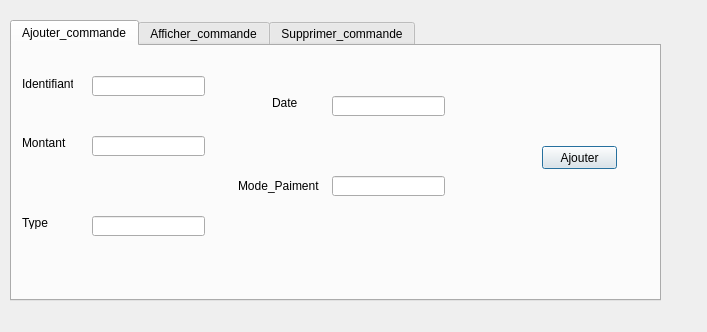
<?xml version="1.0" encoding="UTF-8"?>
<ui version="4.0">
 <class>Commande</class>
 <widget class="QDialog" name="Commande">
  <property name="geometry">
   <rect>
    <x>0</x>
    <y>0</y>
    <width>707</width>
    <height>332</height>
   </rect>
  </property>
  <property name="windowTitle">
   <string>Dialog</string>
  </property>
  <widget class="QTabWidget" name="tabWidget_2">
   <property name="geometry">
    <rect>
     <x>10</x>
     <y>20</y>
     <width>651</width>
     <height>281</height>
    </rect>
   </property>
   <property name="currentIndex">
    <number>0</number>
   </property>
   <widget class="QWidget" name="tab_4">
    <attribute name="title">
     <string>Ajouter_commande</string>
    </attribute>
    <widget class="QLabel" name="label_11">
     <property name="geometry">
      <rect>
       <x>10</x>
       <y>30</y>
       <width>51</width>
       <height>16</height>
      </rect>
     </property>
     <property name="text">
      <string>Identifiant</string>
     </property>
    </widget>
    <widget class="QLineEdit" name="mode_paiment">
     <property name="geometry">
      <rect>
       <x>320</x>
       <y>130</y>
       <width>113</width>
       <height>20</height>
      </rect>
     </property>
    </widget>
    <widget class="QLineEdit" name="id">
     <property name="geometry">
      <rect>
       <x>80</x>
       <y>30</y>
       <width>113</width>
       <height>20</height>
      </rect>
     </property>
    </widget>
    <widget class="QLineEdit" name="date">
     <property name="geometry">
      <rect>
       <x>320</x>
       <y>50</y>
       <width>113</width>
       <height>20</height>
      </rect>
     </property>
    </widget>
    <widget class="QLabel" name="label_12">
     <property name="geometry">
      <rect>
       <x>226</x>
       <y>130</y>
       <width>81</width>
       <height>20</height>
      </rect>
     </property>
     <property name="text">
      <string>Mode_Paiment</string>
     </property>
    </widget>
    <widget class="QLabel" name="label_13">
     <property name="geometry">
      <rect>
       <x>10</x>
       <y>90</y>
       <width>47</width>
       <height>13</height>
      </rect>
     </property>
     <property name="text">
      <string>Montant</string>
     </property>
    </widget>
    <widget class="QLabel" name="label_14">
     <property name="geometry">
      <rect>
       <x>10</x>
       <y>170</y>
       <width>47</width>
       <height>13</height>
      </rect>
     </property>
     <property name="text">
      <string>Type</string>
     </property>
    </widget>
    <widget class="QLineEdit" name="montant">
     <property name="geometry">
      <rect>
       <x>80</x>
       <y>90</y>
       <width>113</width>
       <height>20</height>
      </rect>
     </property>
    </widget>
    <widget class="QPushButton" name="bouton_ajouter">
     <property name="geometry">
      <rect>
       <x>530</x>
       <y>100</y>
       <width>75</width>
       <height>23</height>
      </rect>
     </property>
     <property name="text">
      <string>Ajouter</string>
     </property>
    </widget>
    <widget class="QLineEdit" name="type">
     <property name="geometry">
      <rect>
       <x>80</x>
       <y>170</y>
       <width>113</width>
       <height>20</height>
      </rect>
     </property>
    </widget>
    <widget class="QLabel" name="label_15">
     <property name="geometry">
      <rect>
       <x>260</x>
       <y>50</y>
       <width>47</width>
       <height>13</height>
      </rect>
     </property>
     <property name="text">
      <string>Date</string>
     </property>
    </widget>
   </widget>
   <widget class="QWidget" name="tab_5">
    <attribute name="title">
     <string>Afficher_commande</string>
    </attribute>
    <widget class="QTableView" name="tab_commande">
     <property name="geometry">
      <rect>
       <x>15</x>
       <y>11</y>
       <width>611</width>
       <height>231</height>
      </rect>
     </property>
    </widget>
   </widget>
   <widget class="QWidget" name="tab_6">
    <attribute name="title">
     <string>Supprimer_commande</string>
    </attribute>
    <widget class="QLabel" name="label_16">
     <property name="geometry">
      <rect>
       <x>30</x>
       <y>40</y>
       <width>71</width>
       <height>16</height>
      </rect>
     </property>
     <property name="text">
      <string>identifiant</string>
     </property>
    </widget>
    <widget class="QLineEdit" name="id_supp">
     <property name="geometry">
      <rect>
       <x>130</x>
       <y>40</y>
       <width>113</width>
       <height>20</height>
      </rect>
     </property>
    </widget>
    <widget class="QPushButton" name="bouton_supprimer_commande">
     <property name="geometry">
      <rect>
       <x>440</x>
       <y>130</y>
       <width>75</width>
       <height>23</height>
      </rect>
     </property>
     <property name="text">
      <string>Supprimer</string>
     </property>
    </widget>
   </widget>
  </widget>
 </widget>
 <resources/>
 <connections/>
</ui>
